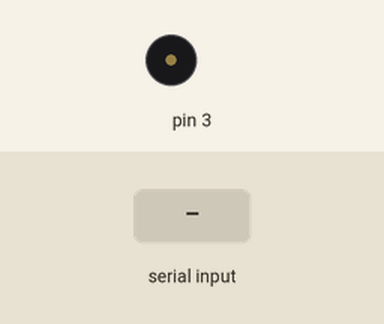
Recording of a sketch running on a simulated Arduino Uno, built with avr-gcc and run on an emulated ATmega328P. On the bench: buzzer (waves = sounding). Inputs (shaded band) come from the test bench.

Above: at 1.2 s.
1.3 s: "2" received over Serial
At 1.55 s:
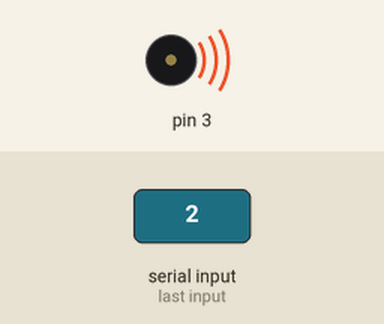
4.0 s: "3" received over Serial
At 6.8 s:
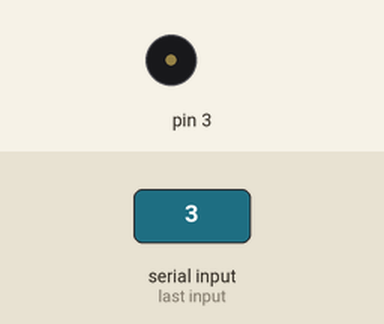
7.0 s: "4" received over Serial
At 7.25 s:
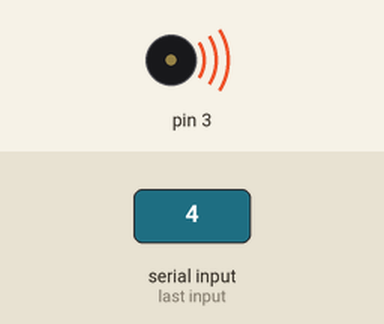
Timing chart, 0 to 11.3 s (numbered marks = the images above; inputs shaded):
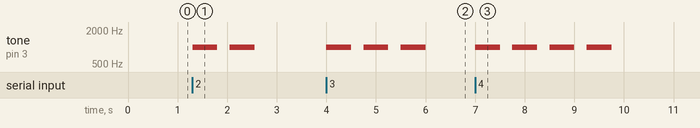

The sketch:

tema6-5.ino
```cpp
char caracter;
int numero;

void setup() {
  // put your setup code here, to run once:
  Serial.begin(9600);
  pinMode(3, OUTPUT);
}

void loop() {
  // put your main code here, to run repeatedly:
  while (Serial.available() == 0) {}
  caracter = Serial.read();
  switch (caracter) {
    case '0':
      numero = 0;
      break;
    case '1':
      numero = 1;
      break;
    case '2':
      numero = 2;
      break;
    case '3':
      numero = 3;
      break;
    case '4':
      numero = 4;
      break;
    case '5':
      numero = 5;
      break;
    case '6':
      numero = 6;
      break;
    case '7':
      numero = 7;
      break;
    case '8':
      numero = 8;
      break;
    case '9':
      numero = 9;
      break;
    default:
      break;
  }
  for (int i = 0; i < numero; i++) {
    tone(3, 1000, 500);
    delay(750);
  }
}
```

Measured:
- after the input at 1.3 s, tone on pin 3: alternates 1000 Hz for 0.50 s and silent for 0.25 s, 4 changes in all, then stays silent, starting at once
- after the input at 4.0 s, tone on pin 3: alternates 1000 Hz for 0.50 s and silent for 0.25 s, starting at once
- after the input at 7.0 s, tone on pin 3: alternates 1000 Hz for 0.50 s and silent for 0.25 s, 8 changes in all, then stays silent, starting at once
